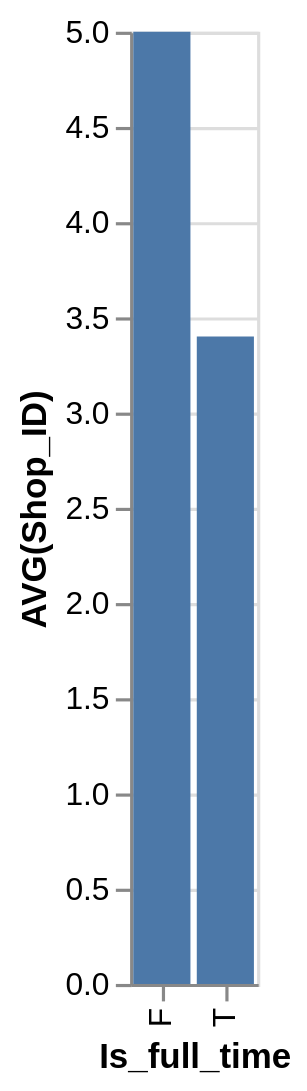

The specification (Vega-Lite) saved for this image:
### Vega-Lite specification from a JSON file in a GitHub repository (floating-point values rounded to 4 significant figures)
{"data": {"values": [{"x_data": "F", "y_data": 5}, {"x_data": "T", "y_data": 3.4}]}, "mark": "bar", "encoding": {"x": {"field": "x_data", "type": "nominal", "title": "Is_full_time", "sort": {"op": "sum", "field": "y_data", "order": "descending"}}, "y": {"field": "y_data", "type": "quantitative", "title": "AVG(Shop_ID)"}}}
